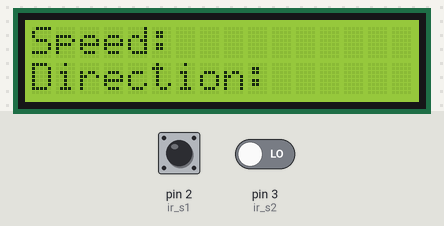
The sketch below on a simulated Arduino Uno, built with avr-gcc and run on an emulated ATmega328P. On the bench: 16×2 character LCD. The test bench sets the inputs (shaded band); at power-on: pin 2 (ir_s1) HIGH, pin 3 (ir_s2) LOW. What the sketch prints to the serial monitor is not drawn.

Above: at 1.2 s.
1.3 s: pin 2 (ir_s1) pulsed LOW 5 times (0.12 s each, 0.3 s apart)
At 3.1 s:
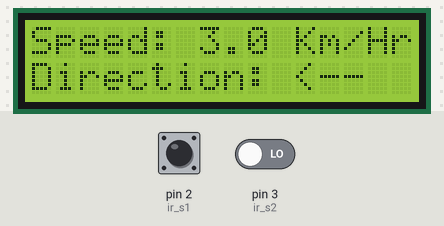
Timing chart, 0 to 4.6 s (numbered marks = the images above; inputs shaded):
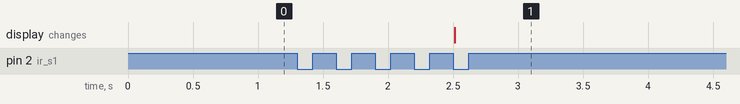

The sketch:

arduino_code.ino
```cpp
#include <Wire.h>
#include <LiquidCrystal_I2C.h>

LiquidCrystal_I2C lcd(0x27, 16, 2); // Set the I2C address, and LCD size (columns x rows)
int timer1;
int timer2;
float Time;
float distance = 0.15; // distance between the ir sensors
float speed;
int ir_s1 = 2; // Adjust the pin numbers to match your IR sensor connections
int ir_s2 = 3;

void setup() {
  pinMode(ir_s1, INPUT);
  pinMode(ir_s2, INPUT);
  Wire.begin();
  lcd.init();
  lcd.backlight();
  lcd.setCursor(0, 0);
  lcd.print("Speed: ");
  lcd.setCursor(0, 1);
  lcd.print("Direction: ");
  Serial.begin(9600);
}

void loop() {
  if (digitalRead(ir_s1) == LOW && digitalRead(ir_s2) == HIGH) {
    timer1 = millis();
    while (digitalRead(ir_s2) == HIGH) {
      // Do nothing, just wait for the train to pass
    }
    timer2 = millis();
    Time = (timer2 - timer1) / 1000.0; // Convert milliseconds to seconds

    // Calculate speed (v = d / t)
    speed = distance / Time;
    // Convert speed to Km/Hr
    speed = speed * 3600.0 / 1000.0;

    // Display direction and speed on LCD if speed is within the range (1 to 250 Km/Hr)
    if (speed >= 1 && speed <= 250) {
      lcd.setCursor(7, 0);
      lcd.print(speed, 1); // Display one decimal place
      lcd.print(" Km/Hr");
      lcd.setCursor(11, 1);
      lcd.print("-->");
      Serial.println("Direction: -->");
      Serial.print("Speed: ");
      Serial.print(speed, 1); // Display one decimal place
      Serial.println(" Km/Hr");
    }

    // Reset values
    timer1 = 0;
    timer2 = 0;
    Time = 0;
    speed = 0;

    delay(1000);
  }

  if (digitalRead(ir_s1) == HIGH && digitalRead(ir_s2) == LOW) {
    timer2 = millis();
    while (digitalRead(ir_s1) == HIGH) {
      // Do nothing, just wait for the train to pass
    }
    timer1 = millis();
    Time = (timer1 - timer2) / 1000.0; // Convert milliseconds to seconds

    // Calculate speed (v = d / t)
    speed = distance / Time;
    // Convert speed to Km/Hr
    speed = speed * 3600.0 / 1000.0;

    // Display direction and speed on LCD if speed is within the range (1 to 250 Km/Hr)
    if (speed >= 1 && speed <= 250) {
      lcd.setCursor(7, 0);
      lcd.print(speed, 1); // Display one decimal place
      lcd.print(" Km/Hr");
      lcd.setCursor(11, 1);
      lcd.print("<--");
      Serial.println("Direction: <--");
      Serial.print("Speed: ");
      Serial.print(speed, 1); // Display one decimal place
      Serial.println(" Km/Hr");
    }

    // Reset values
    timer1 = 0;
    timer2 = 0;
    Time = 0;
    speed = 0;

    delay(1000);
  }
}
```

Measured:
- after the input at 1.3 s, the display: changes after 1.2 s (image 1)
